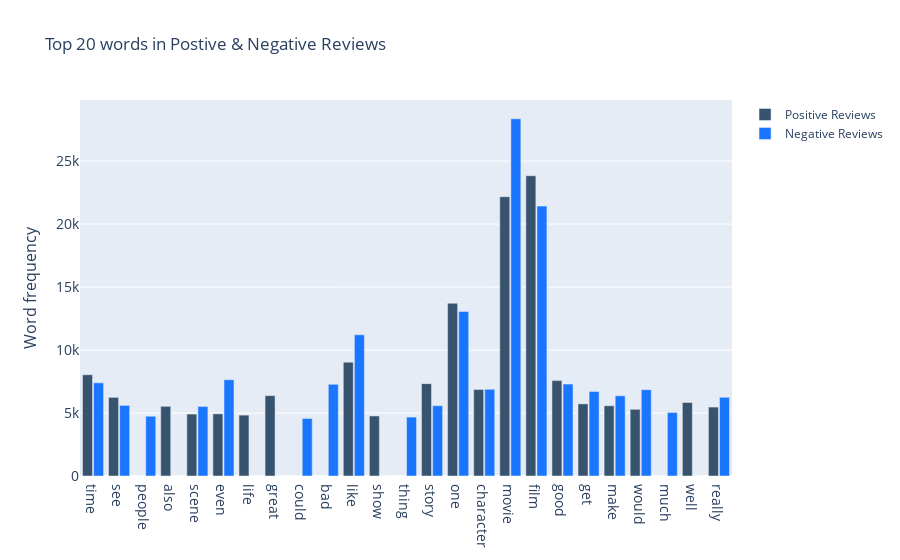

Write notebook code for a chart like this one.
### Code cell
def top_words(pos,neg,words=10):
    pos_dict = dict(Counter(pos.split()).most_common(words))
    neg_dict = dict(Counter(neg.split()).most_common(words))
    x = list(set(pos_dict.keys()).union(set(neg_dict.keys())))
    y1 = [pos_dict.get(a,1) for a in x]
    y2 = [neg_dict.get(a,1) for a in x]
    
    fig = go.Figure()
    fig.add_trace(go.Bar(x=x,
                    y=y1,
                    name='Positive Reviews',
                    marker_color='rgb(55, 83, 109)'
                    ))
    fig.add_trace(go.Bar(x=x,
                    y=y2,
                    name='Negative Reviews',
                    marker_color='rgb(26, 118, 255)'
                    ))

    fig.update_layout(
        title=f'Top {words} words in Postive & Negative Reviews',
        xaxis_tickfont_size=14,
        yaxis=dict(
            title='Word frequency',
            titlefont_size=16,
            tickfont_size=14,),
        barmode='group',
        bargap=0.15,
        bargroupgap=0.1
    )
    fig.show()
    
top_words(pos_text,neg_text,words=20)

### Figure 1 — Plotly figure (JSON) as saved in the notebook; plotly's stock layout.template omitted (floating-point values rounded to 4 significant figures)
{"data": [{"marker": {"color": "rgb(55, 83, 109)"}, "name": "Positive Reviews", "type": "bar", "x": ["time", "see", "people", "also", "scene", "even", "life", "great", "could", "bad", "like", "show", "thing", "story", "one", "character", "movie", "film", "good", "get", "make", "would", "much", "well", "really"], "y": [8035, 6244, 1, 5531, 4919, 4932, 4834, 6381, 1, 1, 9037, 4768, 1, 7331, 13715, 6861, 22168, 23838, 7573, 5727, 5576, 5295, 1, 5836, 5472]}, {"marker": {"color": "rgb(26, 118, 255)"}, "name": "Negative Reviews", "type": "bar", "x": ["time", "see", "people", "also", "scene", "even", "life", "great", "could", "bad", "like", "show", "thing", "story", "one", "character", "movie", "film", "good", "get", "make", "would", "much", "well", "really"], "y": [7394, 5605, 4744, 1, 5522, 7643, 1, 1, 4568, 7276, 11207, 1, 4676, 5581, 13055, 6884, 28357, 21430, 7295, 6711, 6367, 6855, 5042, 1, 6250]}], "layout": {"bargap": 0.15, "bargroupgap": 0.1, "barmode": "group", "title": {"text": "Top 20 words in Postive & Negative Reviews"}, "xaxis": {"tickfont": {"size": 14}}, "yaxis": {"tickfont": {"size": 14}, "title": {"font": {"size": 16}, "text": "Word frequency"}}}}
